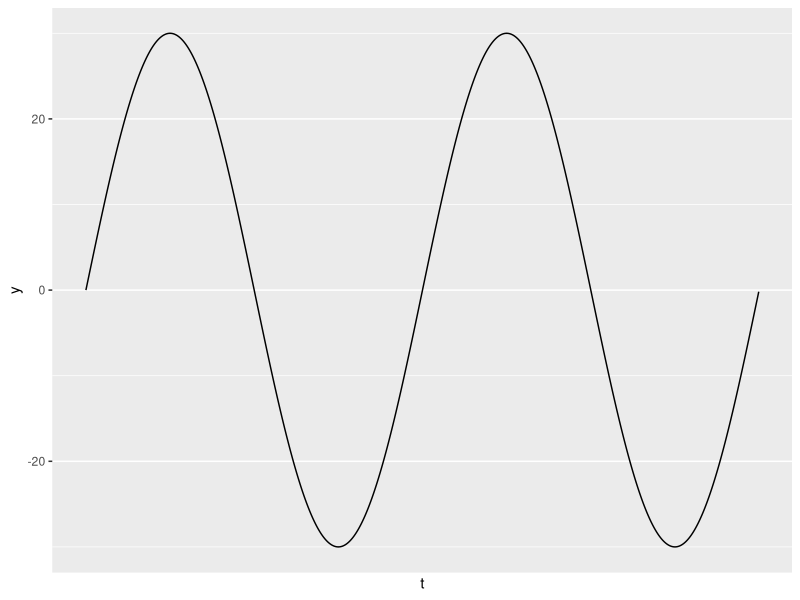
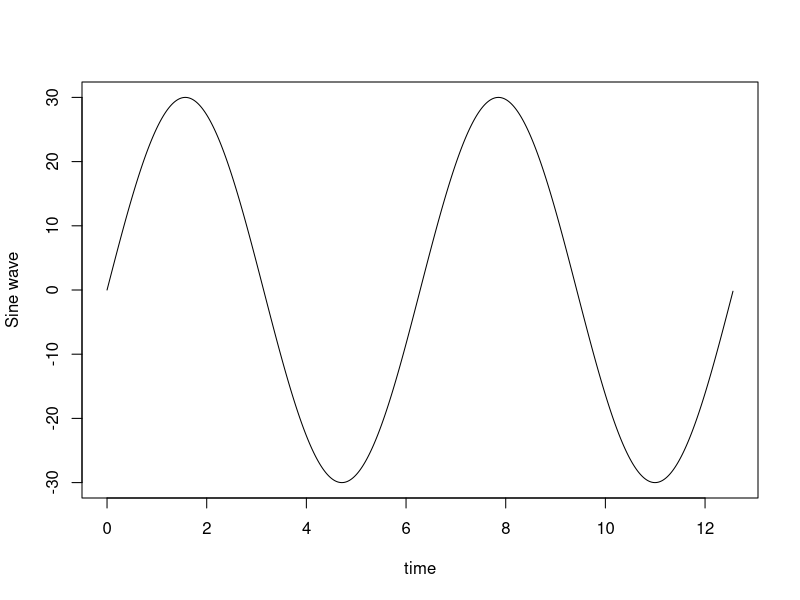
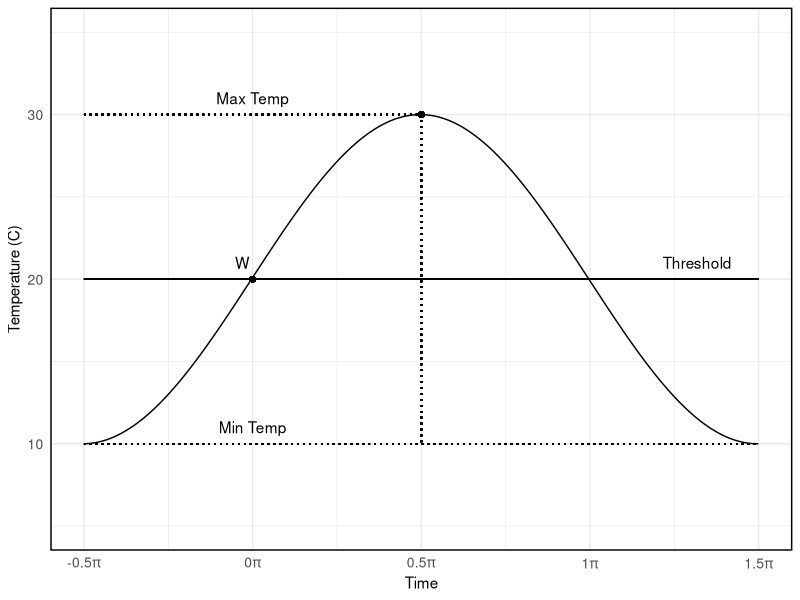
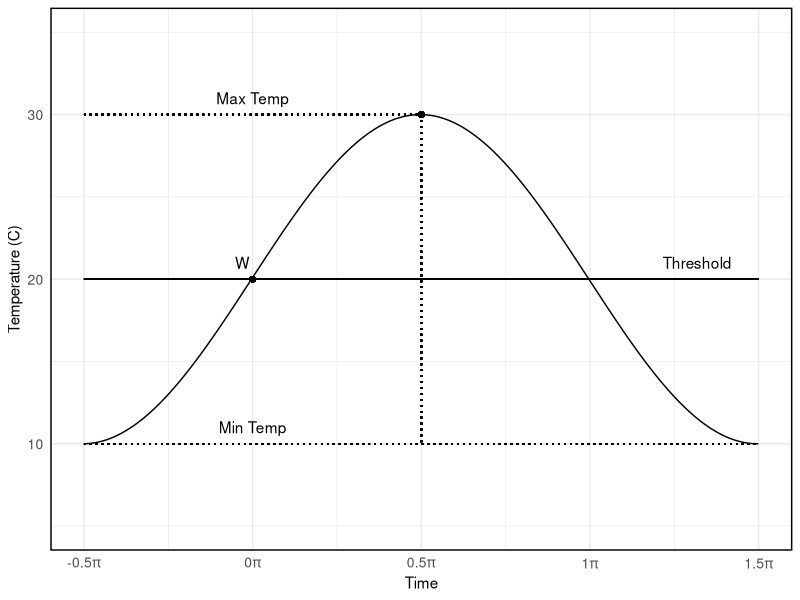

The R source for these figures, in order:
library(ggplot2)
library(scales)
library(ggthemes)

t = seq(0, 4*pi, 0.01)
y = 30*sin(t)
dat <- data.frame(t = t, y = y)
pi_scales <- math_format(.x * pi, format = function(x) x / pi)

gp <- ggplot(dat, aes(t,y)) + geom_line()
gp+ scale_x_continuous(labels = pi_scales, breaks = seq(-pi / 2, pi / 2,  3*pi / 2))
plot(t,y,type="l", xlab="time", ylab="Sine wave")



pi_scales <- math_format(.x * pi, format = function(x) x / pi)

time <- seq(-pi/2, 3*pi/2, by = 0.01)
signal <- 20*sin(time/2-40.05)^2  + 10
df <- data.frame(time,signal)

gg <- ggplot(data = df, aes(x = time, y = signal)) + geom_line() +  scale_x_continuous(labels = pi_scales, breaks = seq(-pi / 2, 7 * pi / 2, pi / 2)) + theme_bw() + ylab("Temperature (C)") + xlab("Time")
gg <- gg + geom_segment(aes(x = -0.5*pi, xend = 1.5*pi, y = 20, yend = 20), linetype = 1) + ylim(5,35) +
  geom_segment(aes(x = -0.5*pi, xend = 1.5*pi, y = 10, yend = 10), linetype = 9) +
  geom_segment(aes(x = -0.5*pi, xend = .5*pi, y = 30, yend = 30), linetype = 9) +
  geom_segment(aes(x = 0.5*pi, xend = 0.5*pi, y = 30, yend = 10), linetype = 9) +
  annotate("text", x = -0.1, y = 21, label = "W") +
  geom_point(aes(x=0, y = 20)) +
  geom_point(aes(x=0.5*pi, y = 30)) +
  annotate("text", x = 0, y = 31, label = "Max Temp") +
  annotate("text", x = 0, y = 11, label = "Min Temp") +
  annotate("text", x = pi+1, y = 21, label = "Threshold")

gg + theme(axis.line=element_blank(), axis.text=element_text(size=10),axis.ticks=element_blank(), plot.title = element_text(size=10, face = "plain"),panel.border = element_rect(colour = "black", size=1, fill = NA))
  

ggsave("figures/degree_day_explanatin.pdf", width=6, height=4)
